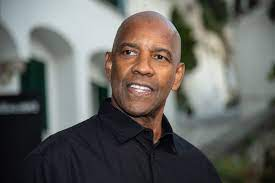
#> input picture Python/Görüntü_İşleme/resimAynalamaUzatmaTekrarSarma/resim.jpg, 275 x 183 px
$ python Sarma.py
#> lines starting #> are read from the running program, lines starting #| are printed output that depends on the picture
import cv2
import numpy as np

resim = cv2.imread("resim.jpg")
#> resim is the input picture: shape (183, 275, 3); mean B, G, R 96.7, 100.6, 101.6

sarilanResim = cv2.copyMakeBorder(resim,20,20,20,20,cv2.BORDER_CONSTANT,value=(0,0,255))
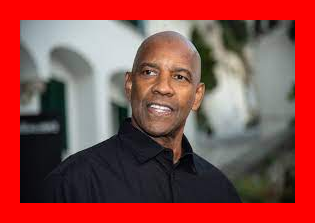
#> sarilanResim: shape (223, 315, 3); mean B, G, R 69.3, 72, 145.1
#Çekilecek resim ve boyutlandırması ve o resme yapılacak ne yapılacak ise o fonk yazılır.

cv2.imwrite("Cerceveli_Denzel.jpg",sarilanResim)
cv2.imshow("Denzel", sarilanResim)
cv2.waitKey()
cv2.destroyAllWindows()
